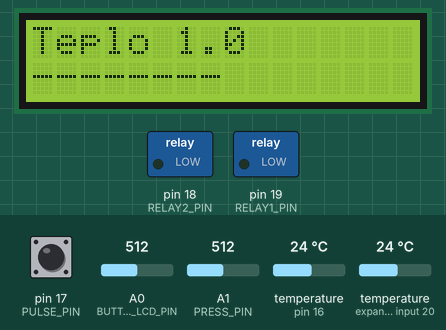
A sketch run on a simulated Arduino Uno, built with avr-gcc and run on an emulated ATmega328P. Parts: 16×2 character LCD, switched loads named in the sketch (green lamp = pin HIGH). Inputs (shaded band) come from the test bench; at power-on: A0 (BUTTONS_LCD_PIN) = 512, temperature (sensors on expander input 20, pin 16) 24 °C, A1 (PRESS_PIN) = 512, pin 17 (PULSE_PIN) HIGH. WiFi joins after 1.5 s; servers stay silent unless stated; what the sketch prints to the serial monitor is not drawn.

Above: at 0.1 s.
2.2 s: A0 (BUTTONS_LCD_PIN) set to 583
5.7 s: A0 (BUTTONS_LCD_PIN) set to 617
At 9.4 s:
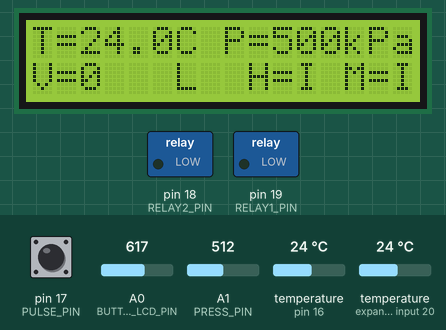
10.1 s: temperature (sensor on expander input 20) set to 12 °C
At 11.4 s:
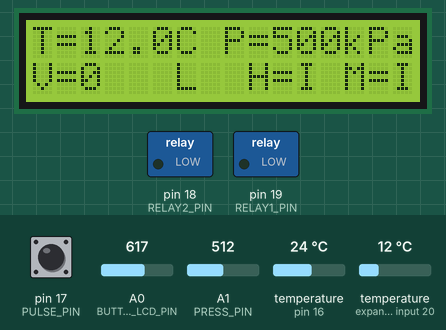
12.8 s: A1 (PRESS_PIN) set to 340
At 15.4 s:
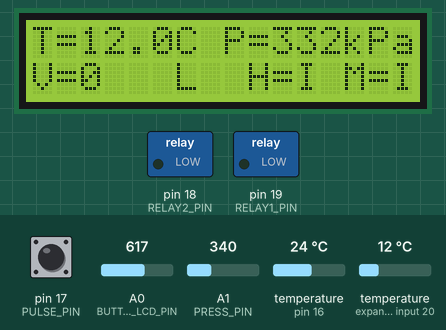
16.2 s: temperature (sensor on expander input 20) set to 19 °C
At 17.4 s:
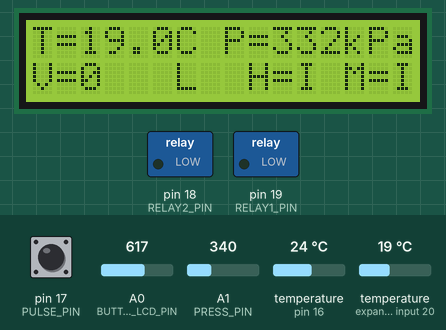
18.9 s: A1 (PRESS_PIN) set to 360
At 21.5 s:
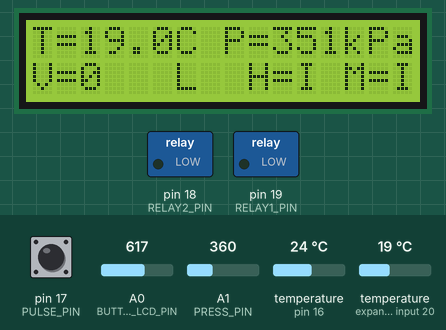
Timing chart, 0 to 23.0 s (numbered marks = the images above; inputs shaded):
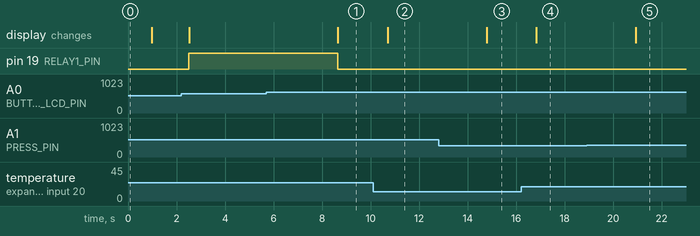

Measured:
- the behaviour switches between 599 and 600 on A0 (BUTTONS_LCD_PIN) (found by bisection; images 0 and 1)
- after the input at 5.7 s, pin 19 (RELAY1_PIN): HIGH → LOW after 2.9 s; the display: changes after 3.0 s (image 1)
- after the input at 10.1 s, the display: changes after 0.60 s (image 2)
- after the input at 12.8 s, the display: changes after 2.0 s (image 3)
- after the input at 16.2 s, the display: changes after 0.64 s (image 4)
- after the input at 18.9 s, the display: changes after 2.0 s (image 5)

The sketch:

proga.ino
```cpp
#include <Bounce2.h>
#include <OneWire.h>
#include "./LiquidCrystal.h"
#include <DallasTemperature.h>
#include <SPI.h>
#include <Ethernet.h>

// Пины для подключенных устройств
#define PULSE_PIN 17
#define RELAY1_PIN 19
#define RELAY2_PIN 18
#define TERM_PIN 16
#define PRESS_PIN 15

// Настройка LCD дисплея
LiquidCrystal lcd(8, 9, 4, 5, 6, 7);
#define BUTTONS_LCD_PIN 14

// Настройка датчика температуры
OneWire oneWire(TERM_PIN);
DallasTemperature sensors(&oneWire);

DeviceAddress MotorAddress = { 0x28, 0xEA, 0xA1, 0x87, 0x00, 0x00, 0x00, 0x59 };
DeviceAddress SystemAddress = { 0x28, 0xFF, 0x18, 0xE8, 0x84, 0x16, 0x05, 0xDA };

// Настройки Ethernet
byte mac[] = { 0xDE, 0xAD, 0xBE, 0xEF, 0xFE, 0xED };
IPAddress ip(192, 168, 137, 137);  //10, 6, 130, 66//192, 168, 137, 137
EthernetServer server(80);

bool _trgt1 = 0;
bool _trgt1I = 0;
bool _trgt2 = 0;
bool _trgt2I = 0;

// Настройка debounce для счетчика воды
Bounce debouncer = Bounce();
int water_counter = 0;
bool last_PULSE_PIN_State = false;

void setup() {
  // Настройка пинов
  pinMode(TERM_PIN, INPUT);
  pinMode(RELAY1_PIN, OUTPUT);
  pinMode(RELAY2_PIN, OUTPUT);
  pinMode(PULSE_PIN, INPUT_PULLUP);

  digitalWrite(RELAY1_PIN, _trgt1);
  digitalWrite(RELAY2_PIN, _trgt2);

  // Инициализация debounce для счетчика воды
  debouncer.attach(PULSE_PIN);
  debouncer.interval(50);

  // Инициализация Serial и LCD
  Serial.begin(9600);
  lcd.begin(16, 2);
  lcd.clear();
  lcd.setCursor(0, 0);
  lcd.print("Teplo 1.0");
  lcd.setCursor(0, 1);
  lcd.print("--------");
  delay(900);
  lcd.clear();

  // Инициализация Ethernet
  Ethernet.begin(mac, ip);
  server.begin();
}

// Функция для считывания температуры
int readTemperature(DeviceAddress addr) {
  sensors.requestTemperaturesByAddress(addr);
  return sensors.getTempC(addr);
}

// Функция для считывания нажатий кнопок
int button_pressed() {
  int x = analogRead(BUTTONS_LCD_PIN);
  if (x < 100) return 1;
  else if (x < 200) return 2;
  else if (x < 350) return 3;
  else if (x < 600) return 4;
  else if (x < 800) return 5;
  return 0;
}

// Функция для управления реле
void TR1(int button) {
  bool _tmp1 = 0;
  if (button == 4) _tmp1 = 1;
  else _tmp1 = 0;
  if (_tmp1 && !_trgt1I) _trgt1 = !_trgt1;
  _trgt1I = _tmp1;
  lcd.setCursor(9, 1);
  lcd.print("H=");
  if (_trgt1) {
    lcd.print('I');
    digitalWrite(RELAY2_PIN, LOW);
  } else {
    lcd.print(' ');
    digitalWrite(RELAY2_PIN, HIGH);
  }
}

void TR2(int button) {
  bool _tmp2 = 0;
  if (button == 5) _tmp2 = 1;
  else _tmp2 = 0;
  if (_tmp2 && !_trgt2I) _trgt2 = !_trgt2;
  _trgt2I = _tmp2;
  lcd.setCursor(13, 1);
  lcd.print("M=");
  if (_trgt2) {
    lcd.print('I');
    digitalWrite(RELAY1_PIN, LOW);
  } else {
    lcd.print(' ');
    digitalWrite(RELAY1_PIN, HIGH);
  }
  //tt != tt;
  //Serial.print("System temp tt: " + String(tt));
}

// Функция для считывания расхода воды
int water() {
  debouncer.update();
  int value = debouncer.read();
  if (value == LOW && !last_PULSE_PIN_State) {
    water_counter++;
    Serial.println("Water consumption: " + String(water_counter * 10) + " l.");
    last_PULSE_PIN_State = true;
  } else if (value == HIGH) {
    last_PULSE_PIN_State = false;
  }
  return water_counter * 10;
}

void loop() {
  // Считывание данных
  int button = button_pressed();
  float temp = readTemperature(SystemAddress);
  float temp2 = readTemperature(MotorAddress);
  float Pres = analogRead(PRESS_PIN) / 1.023;
  int V1 = water();

  // Управление реле
  TR1(button);
  TR2(button);

  // Вывод данных в Serial
  Serial.print("System temp C: ");
  Serial.println((temp));
  Serial.print("Motor temp C: ");
  Serial.println(temp2);
  Serial.print("System P: ");
  Serial.println(Pres);
  Serial.print("Motor Litr: ");
  Serial.println(V1);

  // Обновление дисплея
  lcd.setCursor(0, 0);
  lcd.print("T=");
  lcd.print(temp2);
  lcd.setCursor(6, 0);
  lcd.print("C");

  lcd.setCursor(8, 0);
  lcd.print("P=");
  lcd.print(Pres);
  lcd.setCursor(13, 0);
  lcd.print("kPa");

  lcd.setCursor(0, 1);
  lcd.print("V=");
  lcd.print(V1);
  lcd.setCursor(6, 1);
  lcd.print("L");

  // Обработка подключений клиентов к серверу
  EthernetClient client = server.available();
  if (client) {
    Serial.println("new client");
    // an HTTP request ends with a blank line
    bool currentLineIsBlank = true;
    while (client.connected()) {
      if (client.available()) {
        char c = client.read();
        Serial.write(c);
        // if you've gotten to the end of the line (received a newline
        // character) and the line is blank, the HTTP request has ended,
        // so you can send a reply
        if (c == '\n' && currentLineIsBlank) {
          // send a standard HTTP response header
          client.println("HTTP/1.1 200 OK");
          client.println("Content-Type: text/html");
          client.println("Connection: close");  // the connection will be closed after completion of the response
          client.println("Refresh: 1");  // refresh the page automatically every 5 sec
          client.println();
          client.println("<!DOCTYPE HTML>");
          client.println("<html>");
          client.println("<title>Teplo 1.0 Data</title>");
          client.println("<style>");
          client.println("body { font-family: Arial, sans-serif; background-color: #f0f0f0; margin: 0; padding: 20px; }");
          client.println("h1 { color: #333; }");
          client.println("p { background: #fff; padding: 10px; border: 1px solid #ddd; border-radius: 5px; margin-bottom: 10px; }");
          client.println("</style>");
          // output the value of each analog input pin
          float t1 = temp;
          float t2 = temp2;
          float Pressure = Pres;
          float Litr = V1;
          client.println("</head>");
          client.println("<body>");
          client.println("<h1>Teplo 1.0 Data</h1>");
          client.print("<p>System temp C: ");
          client.print(t1);
          client.println("</p>");
          client.print("<p>Motor temp C: ");
          client.print(t2);
          client.println("</p>");
          client.print("<p>System P: ");
          client.print(Pres);
          client.println("</p>");
          client.print("<p>Motor Litr: ");
          client.print(V1);
          client.println("</p>");
          client.println("</body>");
          client.println("</html>");
          break;
        }
        if (c == '\n') {
          // you're starting a new line
          currentLineIsBlank = true;
        } else if (c != '\r') {
          // you've gotten a character on the current line
          currentLineIsBlank = false;
        }
      }
    }
    // give the web browser time to receive the data
    delay(1);
    // close the connection:
    client.stop();
    Serial.println("client disconnected");
  }

  delay(500);  // Задержка перед следующим циклом
}
```
